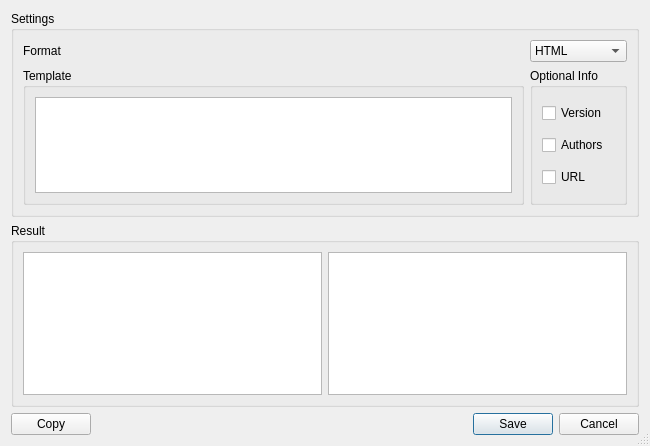
<?xml version="1.0" encoding="UTF-8"?>
<ui version="4.0">
 <class>ExportToModListDialog</class>
 <widget class="QDialog" name="ExportToModListDialog">
  <property name="geometry">
   <rect>
    <x>0</x>
    <y>0</y>
    <width>650</width>
    <height>446</height>
   </rect>
  </property>
  <property name="windowTitle">
   <string>Export Pack to ModList</string>
  </property>
  <property name="sizeGripEnabled">
   <bool>true</bool>
  </property>
  <layout class="QVBoxLayout" name="verticalLayout_2">
   <item>
    <layout class="QVBoxLayout" name="verticalLayout" stretch="0,0">
     <item>
      <widget class="QGroupBox" name="groupBox_3">
       <property name="title">
        <string>Settings</string>
       </property>
       <layout class="QGridLayout" name="gridLayout">
        <item row="0" column="0">
         <widget class="QLabel" name="label">
          <property name="frameShape">
           <enum>QFrame::NoFrame</enum>
          </property>
          <property name="frameShadow">
           <enum>QFrame::Plain</enum>
          </property>
          <property name="lineWidth">
           <number>1</number>
          </property>
          <property name="text">
           <string>Format</string>
          </property>
         </widget>
        </item>
        <item row="0" column="1">
         <widget class="QComboBox" name="formatComboBox">
          <item>
           <property name="text">
            <string>HTML</string>
           </property>
          </item>
          <item>
           <property name="text">
            <string>Markdown</string>
           </property>
          </item>
          <item>
           <property name="text">
            <string>Plaintext</string>
           </property>
          </item>
          <item>
           <property name="text">
            <string>JSON</string>
           </property>
          </item>
          <item>
           <property name="text">
            <string>CSV</string>
           </property>
          </item>
          <item>
           <property name="text">
            <string>Custom</string>
           </property>
          </item>
         </widget>
        </item>
        <item row="1" column="0">
         <widget class="QGroupBox" name="templateGroup">
          <property name="title">
           <string>Template</string>
          </property>
          <layout class="QVBoxLayout" name="verticalLayout_4">
           <item>
            <widget class="QTextEdit" name="templateText"/>
           </item>
          </layout>
         </widget>
        </item>
        <item row="1" column="1">
         <widget class="QGroupBox" name="optionsGroup">
          <property name="title">
           <string>Optional Info</string>
          </property>
          <layout class="QVBoxLayout" name="verticalLayout_5">
           <item>
            <widget class="QCheckBox" name="versionCheckBox">
             <property name="text">
              <string>Version</string>
             </property>
            </widget>
           </item>
           <item>
            <widget class="QCheckBox" name="authorsCheckBox">
             <property name="text">
              <string>Authors</string>
             </property>
            </widget>
           </item>
           <item>
            <widget class="QCheckBox" name="urlCheckBox">
             <property name="text">
              <string>URL</string>
             </property>
            </widget>
           </item>
          </layout>
         </widget>
        </item>
       </layout>
      </widget>
     </item>
     <item>
      <widget class="QGroupBox" name="groupBox_4">
       <property name="title">
        <string>Result</string>
       </property>
       <layout class="QHBoxLayout" name="horizontalLayout">
        <item>
         <widget class="QPlainTextEdit" name="finalText">
          <property name="minimumSize">
           <size>
            <width>0</width>
            <height>143</height>
           </size>
          </property>
          <property name="readOnly">
           <bool>true</bool>
          </property>
         </widget>
        </item>
        <item>
         <widget class="QTextBrowser" name="resultText">
          <property name="openExternalLinks">
           <bool>true</bool>
          </property>
         </widget>
        </item>
       </layout>
      </widget>
     </item>
    </layout>
   </item>
   <item>
    <layout class="QHBoxLayout" name="horizontalLayout_2">
     <item>
      <widget class="QPushButton" name="copyButton">
       <property name="text">
        <string>Copy</string>
       </property>
      </widget>
     </item>
     <item>
      <widget class="QDialogButtonBox" name="buttonBox">
       <property name="standardButtons">
        <set>QDialogButtonBox::Cancel|QDialogButtonBox::Save</set>
       </property>
      </widget>
     </item>
    </layout>
   </item>
  </layout>
 </widget>
 <resources/>
 <connections>
  <connection>
   <sender>buttonBox</sender>
   <signal>accepted()</signal>
   <receiver>ExportToModListDialog</receiver>
   <slot>accept()</slot>
   <hints>
    <hint type="sourcelabel">
     <x>334</x>
     <y>435</y>
    </hint>
    <hint type="destinationlabel">
     <x>324</x>
     <y>206</y>
    </hint>
   </hints>
  </connection>
   <connection>
   <sender>buttonBox</sender>
   <signal>rejected()</signal>
   <receiver>ExportToModListDialog</receiver>
   <slot>reject()</slot>
   <hints>
    <hint type="sourcelabel">
     <x>324</x>
     <y>390</y>
    </hint>
    <hint type="destinationlabel">
     <x>324</x>
     <y>206</y>
    </hint>
   </hints>
  </connection>
 </connections>
</ui>
